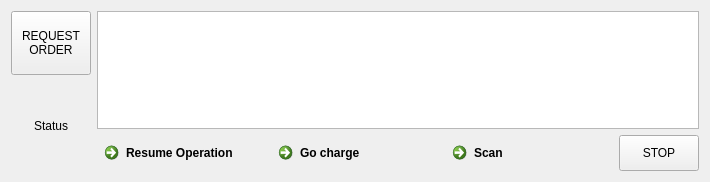
<?xml version="1.0" encoding="UTF-8"?>
<ui version="4.0">
 <class>MyTerminal</class>
 <widget class="QWidget" name="MyTerminal">
  <property name="geometry">
   <rect>
    <x>0</x>
    <y>0</y>
    <width>540</width>
    <height>182</height>
   </rect>
  </property>
  <property name="windowTitle">
   <string>Form</string>
  </property>
  <layout class="QVBoxLayout" name="verticalLayout_2">
   <item>
    <layout class="QHBoxLayout" name="horizontalLayout">
     <item>
      <layout class="QVBoxLayout" name="verticalLayout">
       <item>
        <widget class="QPushButton" name="start">
         <property name="text">
          <string>
REQUEST
ORDER
</string>
         </property>
        </widget>
       </item>
       <item>
        <widget class="QLedLabel" name="led">
         <property name="text">
          <string>&lt;html&gt;&lt;head/&gt;&lt;body&gt;&lt;p align=&quot;center&quot;&gt;Status&lt;/p&gt;&lt;/body&gt;&lt;/html&gt;</string>
         </property>
        </widget>
       </item>
      </layout>
     </item>
     <item>
      <layout class="QVBoxLayout" name="verticalLayout_3">
       <item>
        <layout class="QHBoxLayout" name="horizontalLayout_3">
         <item>
          <widget class="QTextEdit" name="error_panel"/>
         </item>
        </layout>
       </item>
       <item>
        <layout class="QHBoxLayout" name="horizontalLayout_2">
         <item>
          <widget class="QCommandLinkButton" name="resumeButton">
           <property name="text">
            <string>Resume Operation</string>
           </property>
          </widget>
         </item>
         <item>
          <widget class="QCommandLinkButton" name="chargeButton">
           <property name="text">
            <string>Go charge</string>
           </property>
          </widget>
         </item>
         <item>
          <widget class="QCommandLinkButton" name="scanButton">
           <property name="text">
            <string>Scan</string>
           </property>
          </widget>
         </item>
         <item>
          <widget class="QPushButton" name="emergencyButton">
           <property name="minimumSize">
            <size>
             <width>80</width>
             <height>36</height>
            </size>
           </property>
           <property name="autoFillBackground">
            <bool>false</bool>
           </property>
           <property name="text">
            <string>STOP</string>
           </property>
          </widget>
         </item>
        </layout>
       </item>
      </layout>
     </item>
    </layout>
   </item>
  </layout>
 </widget>
 <customwidgets>
  <customwidget>
   <class>QLedLabel</class>
   <extends>QLabel</extends>
   <header>qledlabel.h</header>
  </customwidget>
 </customwidgets>
 <resources/>
 <connections/>
</ui>
